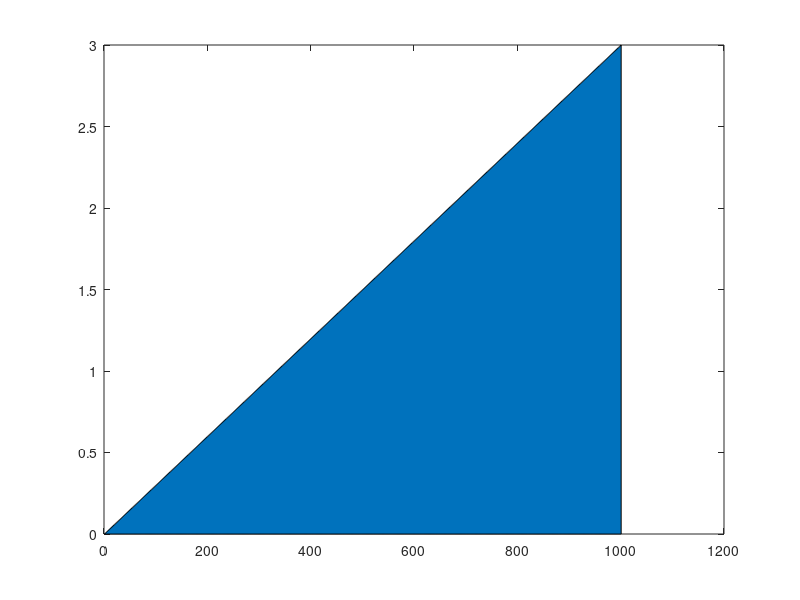

The MATLAB script that drew this image: (Note: this script raises an error after producing the figure.)
% By Mohammad Zandsalimy
% mohammad.zandsalimy@ubc.ca

clc;clear all;close all;

p_a=[1;
  0.95;
  0.891326857516377;
  0.8;
  0.7;
  0.602092921099992;
  0.4;
  0.147904383222765;
  0.05];

% p_a=[1;
%   0.891326857516377;
%   0.602092921099992;
%   0.147904383222765];

% p_a=1.0;

p_0=1;
k=1.4;

N=1001;
x=linspace(0.0,3.0,N)';
p=zeros(length(p_a),N+2);
M=zeros(length(p_a),N+2);
% r=1.0+1.0*(1.0+cos(x*pi/1.0));
% r(floor(N/2):end)=0.1*(r(floor(N/2):end)-1.0)+1.0;
A=area(x);
x(N+1:N+2)=[3.1;3.3];

sol=solveAeraForMach(A(end)/1.0,0,1);
p_ratio(1)=(1+(k-1)*sol^2/2)^(-k/(k-1));
sol=solveAeraForMach(A(end)/1.0,1,1000);
p_ratio(3)=(1+(k-1)*sol^2/2)^(-k/(k-1));
p_ratio(2)=p_ratio(3)*(2*k*sol^2-k+1)/(k+1);

for i=1:length(p_a)
  if (p_a(i)>p_ratio(1))
    sol=solvePressureForMach(p_a(i),0,1);
    A_star=A(end)/solveMachForArea(sol);
    for j=1:N
      M(i,j)=solveAeraForMach(A(j)/A_star,0,1);
      p(i,j)=solveMachForPressure(M(i,j));
    end
    p(i,N+1:end)=p(i,N);
    M(i,N+1:end)=M(i,N);
  elseif (p_a(i)>p_ratio(2))
    A_star=1.0;
    for j=1:floor(N*2/3)
      M(i,j)=solveAeraForMach(A(j)/A_star,0,1);
      p(i,j)=solveMachForPressure(M(i,j));
    end
    [sol,A_star_new,p0_new]=solveForShockPosition(p_a(i),2,3);
    for j=floor(N*2/3)+1:sum(x<sol)
      M(i,j)=solveAeraForMach(A(j)/A_star,1,1000);
      p(i,j)=solveMachForPressure(M(i,j));
    end
    for j=sum(x<sol)+1:N
      M(i,j)=solveAeraForMach(A(j)/A_star_new,0,1);
      p(i,j)=p0_new*solveMachForPressure(M(i,j));
    end
    p(i,N+1:end)=p(i,N);
    M(i,N+1:end)=M(i,N);
  else
    A_star=1.0;
    for j=1:floor(N*2/3)
      M(i,j)=solveAeraForMach(A(j)/A_star,0,1);
      p(i,j)=solveMachForPressure(M(i,j));
    end
    for j=floor(N*2/3)+1:N
      sol=solveAeraForMach(A(j)/A_star,1,1000);
      M(i,j)=sol;
      p(i,j)=solveMachForPressure(sol);
    end
    p(i,N+1:N+2)=p_a(i);
    M(i,N+1:end)=solvePressureForMach(p_a(i),1,1000);
  end
end

% fig = figure('position', [50, 50, 1000, 900]);

subplot(3,1,2);
hold on
plot(x,p,'LineWidth',2)
plot([2,2,3,3,2],[-1,2,2,-1,-1],'--k')
for i=1:length(p_a)
  text(x(end)+0.1,p(i,end),num2str(p(i,end)));
end
axis([0,4,0,1.2])
xlabel('x');
ylabel('p/p_0');

subplot(3,1,3);
hold on
plot(x,M,'LineWidth',2)
plot([2,2,3,3,2],[-1,10,10,-1,-1],'--k')
for i=1:length(p_a)
  text(x(end)+0.1,M(i,end),num2str(M(i,end)));
end
axis([0,4,-0.2,3])
xlabel('x');
ylabel('M');

x(N+1:N+2)=[];
subplot(3,1,1);
hold on
fill([0,0,3,3,0],[-2,2,2,-2,-2],'k','FaceAlpha',.3,'EdgeAlpha',.3)
fill([x;flipud(x)],0.5*[A;-flipud(A)],'w','EdgeColor','w')
plot([2,2,3,3,2],[-10,10,10,-10,-10],'--k')
axis([0,4,-2,2])
xlabel('x');
ylabel('Area');
